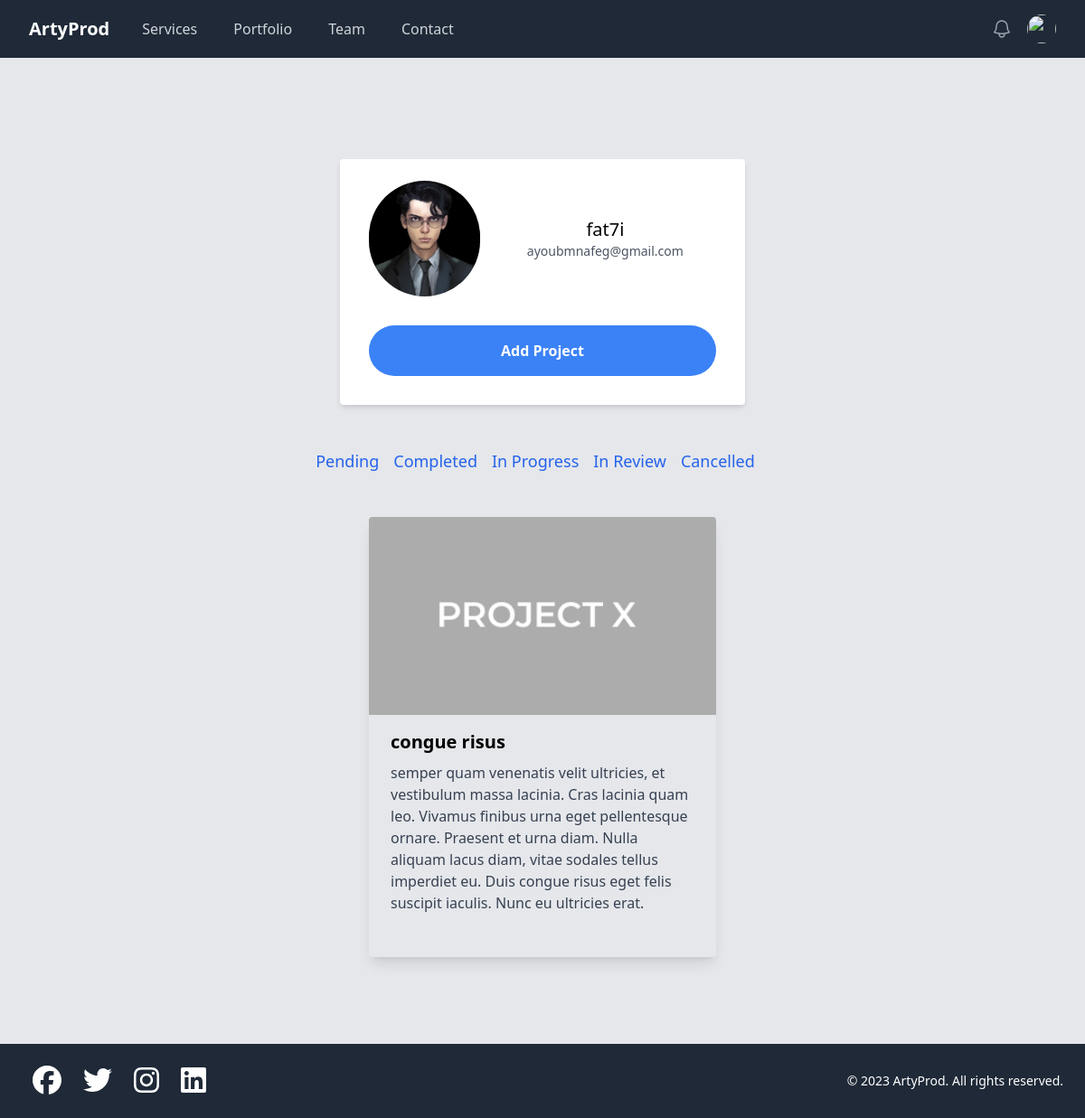
The page /profile/?status=P (signed in) on the database its author committed.
### core/models.py (models this page shows, shortened)
class Client(models.Model):
    email = models.EmailField()
    photo = models.ImageField(upload_to='media/account_pdp', blank=True, null=True)
    user = models.OneToOneField(User, on_delete=models.CASCADE)

class Project(models.Model):
    STATUS_CHOICES = [
        ('P', 'Pending'),
        ('C', 'Completed'),
        ('IP', 'In Progress'),
        ('IR', 'In Review'),
        ('CL', 'Cancelled')
    ]
    project_name = models.CharField(max_length=30)
    description = models.TextField()
    image = models.ImageField(upload_to='media/projects', blank=True, null=True)
    tags = models.ManyToManyField('Project_tag')
    owner = models.ForeignKey(Client, on_delete=models.CASCADE)
    responsibles = models.ManyToManyField(Staff, related_name='staff')
    service = models.ForeignKey(Service, on_delete=models.CASCADE)
    status = models.CharField(max_length=2, choices=STATUS_CHOICES, default='P')
    REQUIRED_FIELDS = ['name', 'description', 'tags']

### core/views.py (the view)
# urls.py: path('profile/', profile, name='profile'),
@login_required
def profile(request):
    client = Client.objects.get(user=request.user)
    status = request.GET.get('status', '')
    projects = Project.objects.filter(owner=client)
    context = {
        'client': client,
        'projects': projects,
        'status': status
    }
    return render(request, 'core/profile.html', context)

### core/templates/core/profile.html (shortened to what this page needs)
{% extends 'core/base.html' %}
{% block content %}
<div class="flex justify-center items-center mt-8">
    <div class="max-w-md w-full mx-auto">
      <div class="bg-white shadow-md rounded px-8 pt-6 pb-8 mb-4">
        <div class="flex justify-center items-center mb-8">
          <div class="w-1/3">
            {% if client.photo %}
              <img class="rounded-full w-32 h-32" src="{{ client.photo.url }}" alt="Profile Photo">
            {% else %}
              <div class="rounded-full w-32 h-32 bg-gray-200"></div>
            {% endif %}
          </div>
          <div class="w-2/3 ml-4 text-center">
            <h2 class="text-xl font-medium">{{ client.user.username }}</h2>
            <p class="text-gray-600 text-sm">{{ client.user.email }}</p>
          </div>
        </div>
        <div class="flex justify-center">
          <a href="{% url 'add_project' %}" class="bg-blue-500 hover:bg-blue-700 text-white font-bold py-4 px-8 rounded-full w-full max-w-md text-center focus:outline-none focus:shadow-outline">
            Add Project
          </a>
        </div>
      </div>
    </div>
  </div>
<div class="flex justify-center mt-8">
  <div class="flex items-center">
    <a href="?status=P" class="mr-4 text-lg font-medium text-blue-600 {% if status == 'P' %}font-bold{% endif %}">Pending</a>
    <a href="?status=C" class="mr-4 text-lg font-medium text-blue-600 {% if status == 'C' %}font-bold{% endif %}">Completed</a>
    <a href="?status=IP" class="mr-4 text-lg font-medium text-blue-600 {% if status == 'IP' %}font-bold{% endif %}">In Progress</a>
    <a href="?status=IR" class="mr-4 text-lg font-medium text-blue-600 {% if status == 'IR' %}font-bold{% endif %}">In Review</a>
    <a href="?status=CL" class="mr-4 text-lg font-medium text-blue-600 {% if status == 'CL' %}font-bold{% endif %}">Cancelled</a>
  </div>
</div>
<div class="flex flex-wrap justify-center mt-8">
  {% for project in projects %}
    {% if project.status == status %}
      <div class="max-w-sm rounded overflow-hidden shadow-lg m-4">
        <img class="w-full" src="{{ project.image.url }}" alt="Project Image">
        <div class="px-6 py-4">
          <div class="font-bold text-xl mb-2">{{ project.project_name }}</div>
          <p class="text-gray-700 text-base">{{ project.description }}</p>
        </div>
        <div class="px-6 py-4">
        </div>
      </div>
    {% endif %}
  {% empty %}
    <p class="text-center">No projects found with the selected status.</p>
  {% endfor %}
</div>
{% endblock content %}

### rows shown on the page
Client: photo (picture), user.username "fat7i", user.email "ayoubmnafeg@gmail.com"
Project: image (picture), project_name "congue risus", description "semper quam venenatis velit ultricies, et vestibulum massa lacinia. Cras lacinia quam leo. Vivamus finibus urna eget pellentesque ornare. Praesent et urna diam. Nulla aliquam lacus diam, vitae sodales tellus imperdiet eu. Duis congue risus eget felis suscipit iaculis. Nunc eu ultricies erat."
